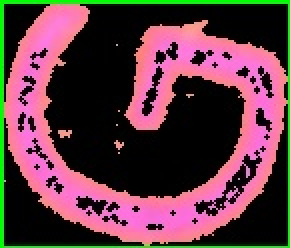
#> input picture crop2.jpg, 145 x 124 px (shown 2 times larger)
$ python shapedetect.py   (Python 2 division)
#> lines starting #> are read from the running program, lines starting #| are printed output that depends on the picture; after the words box and inside, x2 and y2 are one past the last pixel; in counts of white or black regions, pixels touching at a corner belong together
import numpy as np
import cv2

img = cv2.imread('crop2.jpg')
#> img is the input picture: shape (124, 145, 3); mean B, G, R 68.1, 58.7, 95.8
gray = cv2.imread('crop2.jpg',0)
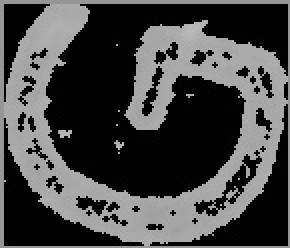
#> gray: shape (124, 145) (shown 2 times larger); min 0, max 186, mean 69.4
graycv = cv2.cvtColor(img, cv2.COLOR_BGR2GRAY) # whats the difference between this and the previous command ?

kernel = np.ones((5,5),np.uint8)
erosion = cv2.erode(gray,kernel,iterations = 1)
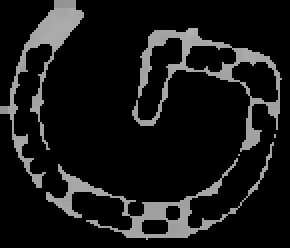
#> erosion: shape (124, 145) (shown 2 times larger); min 0, max 178, mean 22.9

ret,thresh = cv2.threshold(erosion,127,255,1)
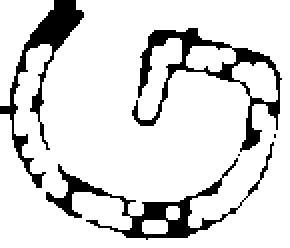
#> thresh: shape (124, 145) (shown 2 times larger); 86% white; 5 black regions (2 under 20 px)

contours,h = cv2.findContours(thresh,1,2)
#> contours = 20 contours, 8 with area under 20; largest, box (x1, y1, x2, y2) and area: (0, 0, 145, 124) 16198, (65, 13, 142, 77) 1136, (42, 88, 115, 121) 746, (0, 0, 27, 53) 628, (22, 81, 69, 110) 328; h = 20 rows, first 6: [1, -1, -1, -1], [2, 0, -1, -1], [3, 1, -1, -1], [4, 2, -1, -1], [5, 3, -1, -1], [6, 4, -1, -1]
print len(contours)
#| 20
for cnt in contours:
    approx = cv2.approxPolyDP(cnt,0.01*cv2.arcLength(cnt,True),True)
    print len(approx)
    if len(approx)==5:
        print "pentagon"
        cv2.drawContours(img,[cnt],0,255,-1)
    elif len(approx)==3:
        print "triangle"
        cv2.drawContours(img,[cnt],0,(0,255,0),-1)
    elif len(approx)==4:
        print "square"
        cv2.drawContours(img,[cnt],0,(0,0,255),-1)
    elif len(approx) == 9:
        print "half-circle"
        cv2.drawContours(img,[cnt],0,(255,255,0),-1)
    elif len(approx) == 11:
	print "star"
    elif len(approx) > 15:
        print "circle"
        cv2.drawContours(img,[cnt],0,(0,255,255),-1)
#> this loop made 20 passes
#> approx on passes 3, 6, 7, 8, 13: [[118, 103], [119, 102], [120, 103], [119, 104]], [[120, 100], [121, 99], [122, 100], [121, 101]], [[121, 99], [122, 98], [123, 99], [122, 100]], [[122, 98], [123, 97], [124, 98], [123, 99]], [[118, 77], [119, 76], [120, 77], [119, 78]]
#| 8
#| 10
#| 4
#| square
#| 8
#| 6
#| 4
#| square
#| 4
#| square
#> (further printed lines are left out)
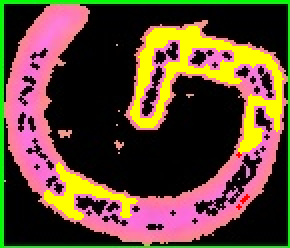
#> img: shape (124, 145, 3) (shown 2 times larger); 10.09% of pixels changed, all inside (x1, y1, x2, y2) = (22, 13, 142, 110)
cv2.imshow('graycv', graycv)
cv2.imshow('erode', erosion)
cv2.imshow('gray',gray)
cv2.imshow('img',img)
cv2.waitKey(0)
cv2.destroyAllWindows()
